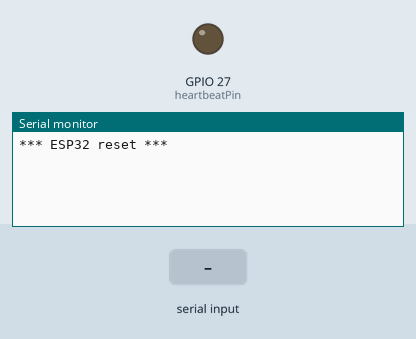
The sketch below on a simulated ESP32. Shown: output pins drawn as LEDs (lit = HIGH), the last lines printed to the serial monitor. The test bench sets the inputs (shaded band).

Above: at 1.2 s.
1.3 s: "90,45\n" received over Serial
At 2.1 s:
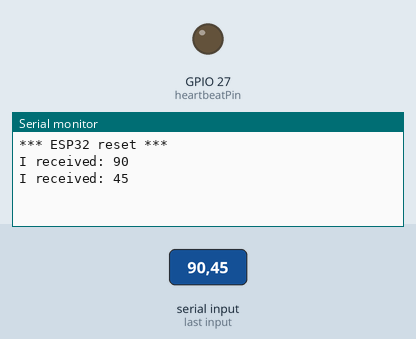
2.8 s: "30,150\n" received over Serial
At 4.6 s:
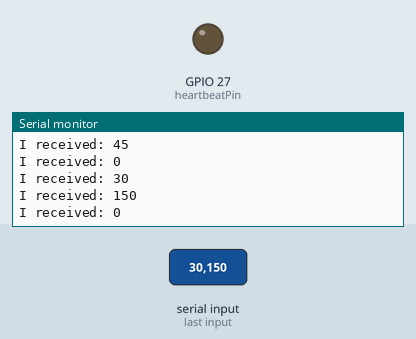
Timing chart, 0 to 6.1 s (numbered marks = the images above; inputs shaded):
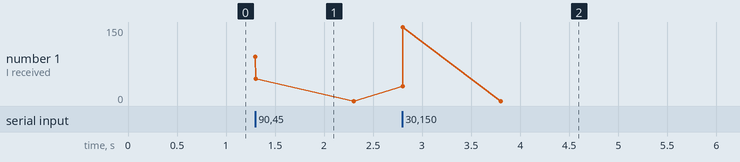

Measured:
- after the input at 1.3 s, the serial monitor: prints a new line at once (image 1)
- after the input at 2.8 s, the serial monitor: prints a new line at once (image 2)

The sketch:

inputmode_test.ino
```cpp
int heartbeatPin = 27; // The Arduino will send the heartbeat at this output pin.
int heartbeatInterval = 4000; // Heartbeat will be sent to the 555 timer at this interval, in milliseconds.
int i;

void heartbeat()
{

  Serial.println("Heartbeat sent!");
  pinMode(heartbeatPin, OUTPUT);
  digitalWrite(heartbeatPin,LOW);

  delay(1); // Should be enough time to pulse to get the 555 to recognize it.

//  digitalWrite(heartbeatPin, HIGH);

  // Return to high impedance
  pinMode(heartbeatPin, INPUT);
}

void setup()
{
    pinMode(heartbeatPin, OUTPUT);
    Serial.begin(115200);
    Serial.println("*** ESP32 reset ***");
}

void loop()
{
  if (Serial.available() > 0)
  {
    i = Serial.parseInt();

    // prints the received integer
    Serial.print("I received: ");
    Serial.println(i);
  }

  static uint32_t millisPrev = 0;

  if (millis() - millisPrev > 5000)
  {
    if( i!=1)
    {
      heartbeat();
    }
    Serial.println(".");
    millisPrev = millis();
  }
}
```
